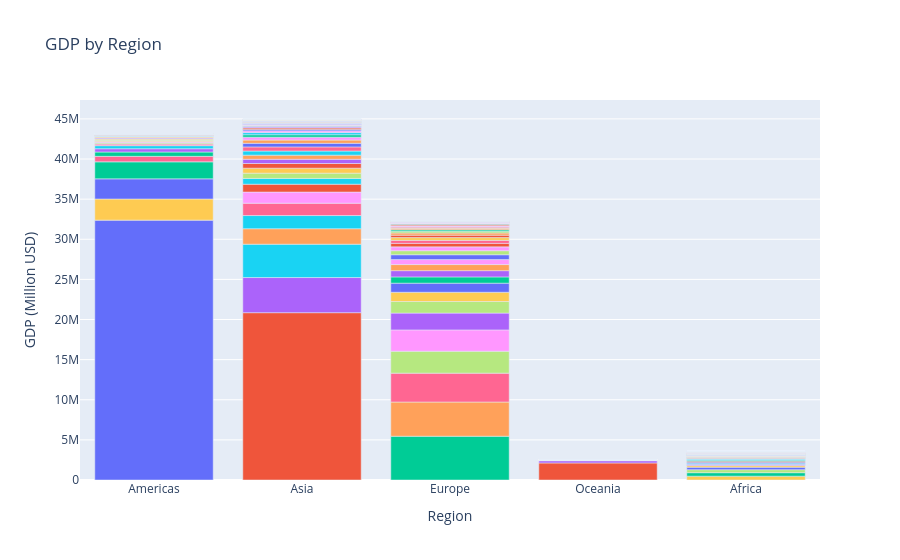

The code cell stored with this chart in its notebook:
### Code cell
#PROBLEM 1
import requests as rq
import bs4
import pandas as pd
import plotly.express as px
import plotly.graph_objects as go
import numpy as np
from io import StringIO

url_1 = 'https://en.wikipedia.org/wiki/List_of_countries_by_GDP_(nominal)'
url_region = 'https://en.wikipedia.org/w/index.php?title=List_of_countries_by_GDP_(nominal)&oldid=1187446467'
#need to make a user agent per wikipedia policy
headers = {'User-Agent': 'DS4BIOHomework/1.0 (chaturvedi.arnav.9@gmail.com)'}
page_1 = rq.get(url_1, headers = headers)
page_region = rq.get(url_region, headers = headers)

bs4page_1 = bs4.BeautifulSoup(page_1.text, 'html.parser')
bs4page_region = bs4.BeautifulSoup(page_region.text, 'html.parser')
tables_1 = bs4page_1.find('table',{'class':"wikitable"})
tables_region = bs4page_region.find('table', {'id': 'mwmQ'})
GDPbyC = pd.read_html(StringIO(str(tables_1)))[0]
CRs = pd.read_html(StringIO(str(tables_region)))[0]

# clean table
# 1. remove "world" line and clean up any misc text in brackets
# 2. isolate column with IMF data
# 3. locate and isolate missing data 
# 4. fill in data from Worldbank if not available use UN since it is less recent
# 5. add in region info from CRs

#1 and 2
GDPbyC = GDPbyC[GDPbyC['Country/Territory'] != 'World'].reset_index(drop=True)
GDPbyC = GDPbyC.replace(r'\[.*?\]', '', regex=True)
data = GDPbyC[['Country/Territory', 'IMF (2026)[1]']]
data = data.rename(columns = {'Country/Territory': 'Country', 'IMF (2026)[1]': 'GDP'})

#3 and 4
#need to convert all strings to numbers and make sure no years are attached to numbers
def to_num(s):
    first = s.astype(str).str.extract(r'([\d,]+(?:\.\d+)?)')[0]
    return pd.to_numeric(first.astype(str).str.replace(',', ''), errors='coerce')

data['GDP'] = to_num(data['GDP'])
wb = to_num(GDPbyC['World Bank (2025)[6]'])
un = to_num(GDPbyC['United Nations (2024)[7]'])
data['GDP'] = data['GDP'].fillna(wb).fillna(un)

#5
regions = CRs.iloc[:, :2].replace(r'\[.*?\]', '', regex=True)   # country and region columns
regions.columns = ['Country', 'Region']
data = data.merge(regions, on='Country', how='left')

#need at assign missing regions by hand for unavailable data (info from other wikipedia entries on each country)
missing = {
    'Channel Islands': 'Europe',
    'Isle of Man': 'Europe',
    'Faroe Islands': 'Europe',
    'Guam': 'Oceania',
    'American Samoa': 'Oceania',
    'Northern Mariana Islands': 'Oceania',
    'U.S. Virgin Islands': 'Americas',
    'Saint Martin': 'Americas',
}

data['Region'] = data['Region'].fillna(data['Country'].map(missing))

#checks on data prior to plot
print(data[data['Region'].isna()])
print(data['GDP'].isna().sum())

# #make plot
fig = px.bar(data, x = "Region", y = "GDP", color = "Country", 
             hover_name='Country', 
             hover_data = {'Region': False, 'Country': False},
             labels = {'GDP': 'GDP (Million USD)'},
             title = 'GDP by Region')
fig.update_layout(showlegend=False) #legend has too many entries
fig.write_html('gdp_by_region.html')
fig.show()
